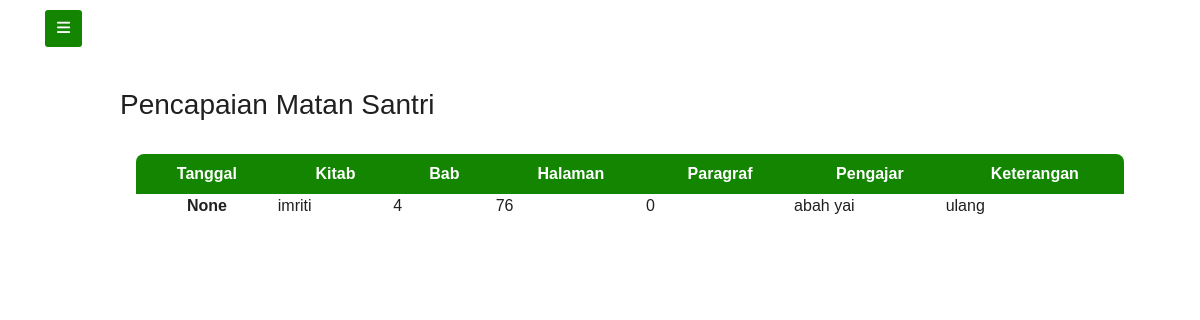
Screenshot of /ortu/hasil_matan/ with the database file from the repository.
### pengajar/models.py (models this page shows)
class Matan(models.Model):
    tgl = models.DateField(auto_now=True, blank=False, null=False)
    kitab = models.CharField(default=0, max_length=30)
    bab = models.IntegerField(default=0)
    halaman = models.IntegerField(default=0)
    paragraf = models.IntegerField(default=0)
    pengajar = models.CharField(default=0, max_length=30)
    keterangan = models.CharField(default=0, max_length=30)
    santri = models.ForeignKey(
        adminmodels.Santri, on_delete=models.CASCADE, null=True)

### ortu/views.py (the view)
# urls.py: path('hasil_matan/', views.hasil_matan),
def hasil_matan(req):
    matan = models_pengajar.Matan.objects.all()
    return render(req, 'ortu/hasil_matan.html', {
        'data': matan,
    })

### ortu/templates/ortu/hasil_matan.html (shortened to what this page needs)
{% extends 'ortu/hasil.html' %}
{% block content %}
<h3>Pencapaian Matan Santri</h3>
<div class="card-body">
    <div class="min-h-screen bg-white py-2">
        <div class="container-fluid">
            <div class=" row d-flex">
                <table class="bg-white divide-y divide-gray-300' style=" border: green;">
                    <thead class="" style="background-color: #138500; color: #FFFFFF;">
                        <tr>
                            <th class="font-semibold text-sm uppercase px-4 py-2 text-center"> Tanggal </th>
                            <th class="font-semibold text-sm uppercase px-4 py-2 text-center"> Kitab </th>
                            <th class="font-semibold text-sm uppercase px-4 py-2 text-center"> Bab </th>
                            <th class="font-semibold text-sm uppercase px-4 py-2 text-center"> Halaman </th>
                            <th class="font-semibold text-sm uppercase px-4 py-2 text-center"> Paragraf </th>
                            <th class="font-semibold text-sm uppercase px-4 py-2 text-center"> Pengajar </th>
                            <th class="font-semibold text-sm uppercase px-4 py-2 text-center"> Keterangan </th>
                        </tr>
                    </thead>
                    {%for m in data%}
                    <tbody class="divide-y divide-gray-500" style="border-color: #138500;">
                        <tr>
                            <th scope="row" class="text-center">{{ m.tgl }}</th>
                            <td>{{m.kitab}}</td>
                            <td>{{m.bab}}</td>
                            <td>{{m.halaman}}</td>
                            <td>{{m.paragraf}}</td>
                            <td>{{m.pengajar}}</td>
                            <td>{{m.keterangan}}</td>
                        </tr>
                    </tbody>
                    {%endfor%}
                </table>
            </div>
        </div>
    </div>
</div>
{%endblock%}

### ortu/templates/ortu/hasil.html (style rules this page uses)
table tr:first-child th:first-child { border-top-left-radius: 8px; }
table tr:first-child th:last-child { border-top-right-radius: 8px; }
* { margin: 0; padding: 0; user-select: none; box-sizing: border-box; font-family: 'Poppins', sans-serif }
body { background-color: #ffff }

### rows the page displays
Matan: tgl "None", kitab "imriti", bab "4", halaman "76", paragraf "0", pengajar "abah yai", keterangan "ulang"
